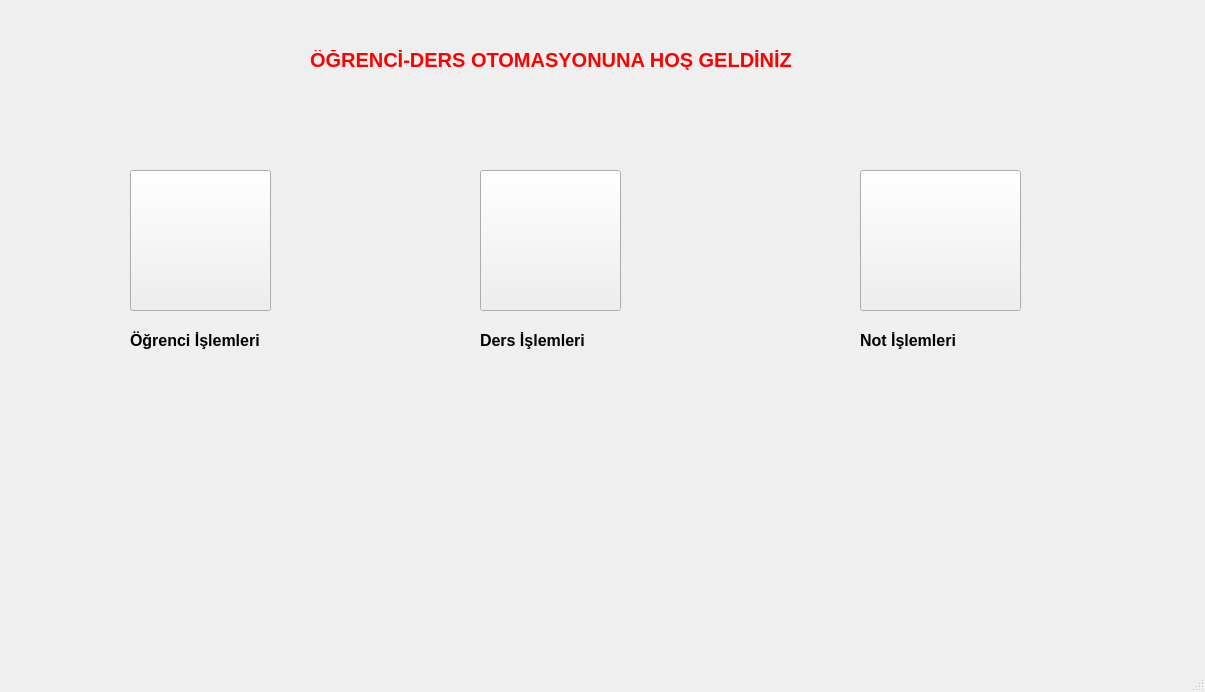
<?xml version="1.0" encoding="UTF-8"?>
<ui version="4.0">
 <class>MainWindow</class>
 <widget class="QMainWindow" name="MainWindow">
  <property name="geometry">
   <rect>
    <x>0</x>
    <y>0</y>
    <width>1205</width>
    <height>692</height>
   </rect>
  </property>
  <property name="windowTitle">
   <string>MainWindow</string>
  </property>
  <widget class="QWidget" name="centralwidget">
   <widget class="QLabel" name="label">
    <property name="geometry">
     <rect>
      <x>310</x>
      <y>50</y>
      <width>511</width>
      <height>20</height>
     </rect>
    </property>
    <property name="palette">
     <palette>
      <active>
       <colorrole role="WindowText">
        <brush brushstyle="SolidPattern">
         <color alpha="255">
          <red>255</red>
          <green>0</green>
          <blue>0</blue>
         </color>
        </brush>
       </colorrole>
      </active>
      <inactive>
       <colorrole role="WindowText">
        <brush brushstyle="SolidPattern">
         <color alpha="255">
          <red>255</red>
          <green>0</green>
          <blue>0</blue>
         </color>
        </brush>
       </colorrole>
      </inactive>
      <disabled>
       <colorrole role="WindowText">
        <brush brushstyle="SolidPattern">
         <color alpha="255">
          <red>120</red>
          <green>120</green>
          <blue>120</blue>
         </color>
        </brush>
       </colorrole>
      </disabled>
     </palette>
    </property>
    <property name="font">
     <font>
      <pointsize>15</pointsize>
      <weight>75</weight>
      <bold>true</bold>
     </font>
    </property>
    <property name="text">
     <string>ÖĞRENCİ-DERS OTOMASYONUNA HOŞ GELDİNİZ</string>
    </property>
   </widget>
   <widget class="QPushButton" name="btn_ogrenci_islem">
    <property name="geometry">
     <rect>
      <x>130</x>
      <y>170</y>
      <width>141</width>
      <height>141</height>
     </rect>
    </property>
    <property name="styleSheet">
     <string notr="true">image: url(:/images/images/ogr.jpg);</string>
    </property>
    <property name="text">
     <string/>
    </property>
   </widget>
   <widget class="QPushButton" name="btn_ders_islem">
    <property name="geometry">
     <rect>
      <x>480</x>
      <y>170</y>
      <width>141</width>
      <height>141</height>
     </rect>
    </property>
    <property name="styleSheet">
     <string notr="true">image: url(:/images/images/ders.jpg);</string>
    </property>
    <property name="text">
     <string/>
    </property>
   </widget>
   <widget class="QPushButton" name="btn_not_islem">
    <property name="geometry">
     <rect>
      <x>860</x>
      <y>170</y>
      <width>161</width>
      <height>141</height>
     </rect>
    </property>
    <property name="styleSheet">
     <string notr="true">image: url(:/images/images/notlar.jpg);</string>
    </property>
    <property name="text">
     <string/>
    </property>
   </widget>
   <widget class="QLabel" name="label_2">
    <property name="geometry">
     <rect>
      <x>130</x>
      <y>330</y>
      <width>151</width>
      <height>20</height>
     </rect>
    </property>
    <property name="font">
     <font>
      <pointsize>12</pointsize>
      <weight>75</weight>
      <bold>true</bold>
     </font>
    </property>
    <property name="text">
     <string>Öğrenci İşlemleri</string>
    </property>
   </widget>
   <widget class="QLabel" name="label_3">
    <property name="geometry">
     <rect>
      <x>480</x>
      <y>330</y>
      <width>151</width>
      <height>20</height>
     </rect>
    </property>
    <property name="font">
     <font>
      <pointsize>12</pointsize>
      <weight>75</weight>
      <bold>true</bold>
     </font>
    </property>
    <property name="text">
     <string>Ders İşlemleri</string>
    </property>
   </widget>
   <widget class="QLabel" name="label_4">
    <property name="geometry">
     <rect>
      <x>860</x>
      <y>330</y>
      <width>151</width>
      <height>20</height>
     </rect>
    </property>
    <property name="font">
     <font>
      <pointsize>12</pointsize>
      <weight>75</weight>
      <bold>true</bold>
     </font>
    </property>
    <property name="text">
     <string>Not İşlemleri</string>
    </property>
   </widget>
  </widget>
  <widget class="QMenuBar" name="menubar">
   <property name="geometry">
    <rect>
     <x>0</x>
     <y>0</y>
     <width>1205</width>
     <height>21</height>
    </rect>
   </property>
  </widget>
  <widget class="QStatusBar" name="statusbar"/>
 </widget>
 <resources/>
 <connections/>
</ui>
